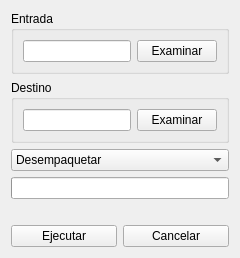
<?xml version="1.0" encoding="UTF-8"?>
<ui version="4.0">
 <class>MainWindow</class>
 <widget class="QWidget" name="centralwidget">
  <layout class="QVBoxLayout">

   <item>
    <widget class="QGroupBox" name="groupInput">
     <property name="title"><string>Entrada</string></property>
     <layout class="QHBoxLayout">
      <item><widget class="QLineEdit" name="inputPathEdit"/></item>
      <item><widget class="QPushButton" name="browseJarBtn"><property name="text"><string>Examinar</string></property></widget></item>
     </layout>
    </widget>
   </item>

   <item>
    <widget class="QGroupBox" name="groupOutput">
     <property name="title"><string>Destino</string></property>
     <layout class="QHBoxLayout">
      <item><widget class="QLineEdit" name="outputPathEdit"/></item>
      <item><widget class="QPushButton" name="browseOutputBtn"><property name="text"><string>Examinar</string></property></widget></item>
     </layout>
    </widget>
   </item>

   <item>
    <widget class="QComboBox" name="modeComboBox">
     <item><property name="text"><string>Desempaquetar</string></property></item>
     <item><property name="text"><string>Empaquetar</string></property></item>
    </widget>
   </item>

   <item><widget class="QProgressBar" name="progressBar"/></item>
   <item><widget class="QLabel" name="statusLabel"/></item>

   <item>
    <layout class="QHBoxLayout">
     <item><widget class="QPushButton" name="executeBtn"><property name="text"><string>Ejecutar</string></property></widget></item>
     <item><widget class="QPushButton" name="cancelBtn"><property name="text"><string>Cancelar</string></property></widget></item>
    </layout>
   </item>

  </layout>
 </widget>
</ui>
